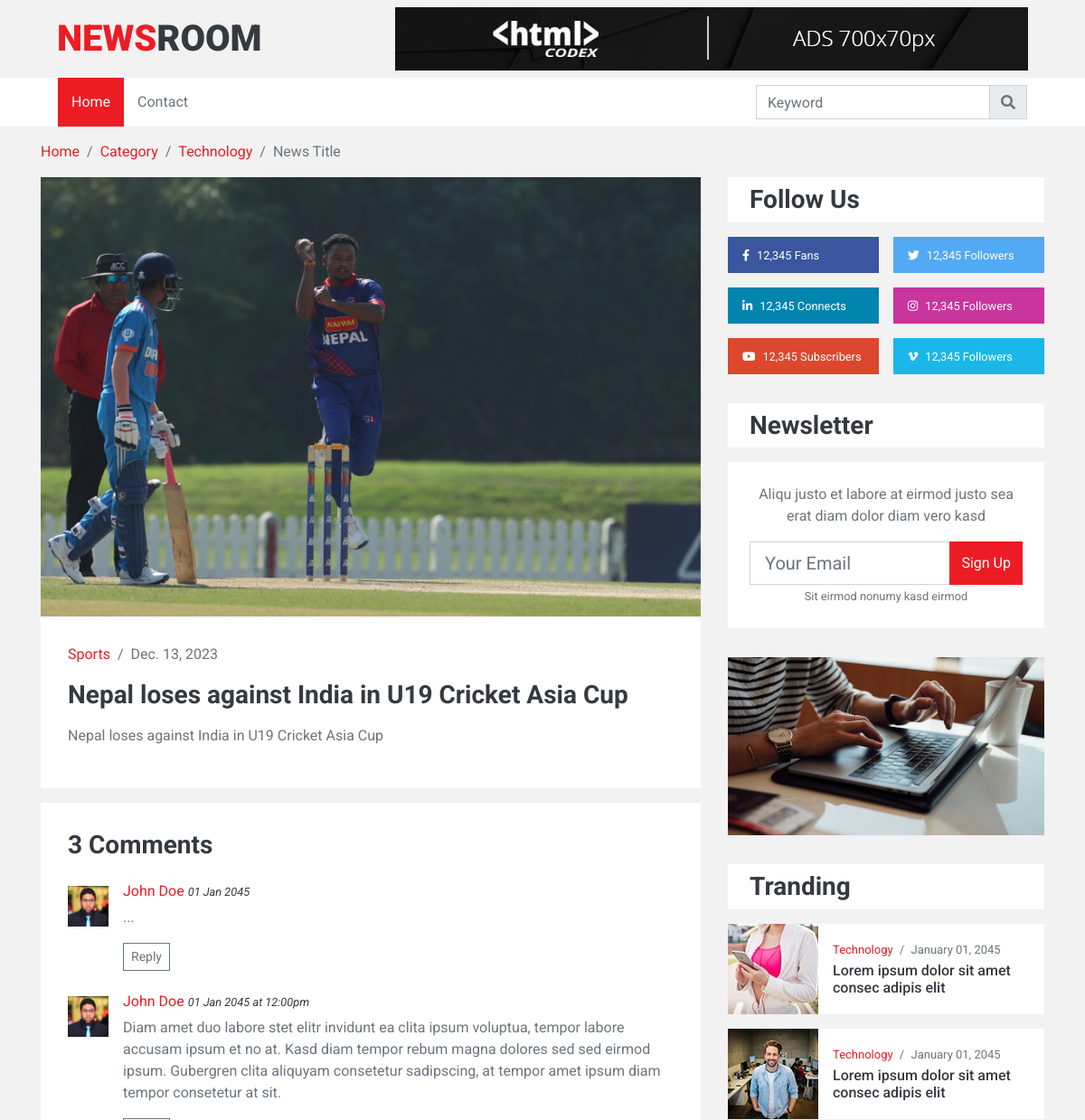
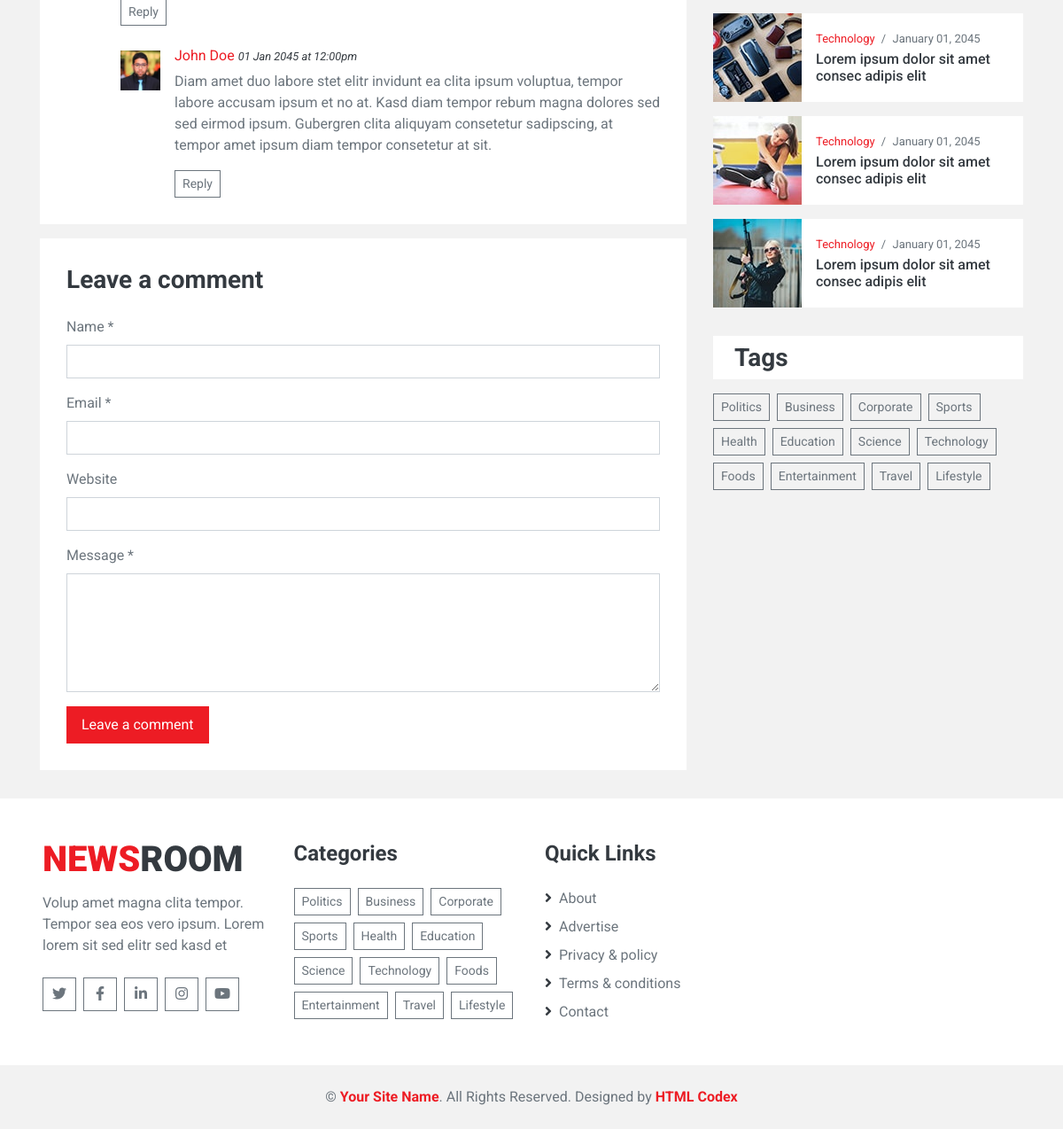
The app's page /single/Nepal-Cricket-India-U19 with its own data (2 pictures, top to bottom).
### home/models.py (models this page shows, shortened)
class News(models.Model):
    title = models.TextField()
    description = models.TextField()
    date = models.DateField()
    category = models.ForeignKey(Category,on_delete=models.CASCADE)
    slider = models.BooleanField(default=False)
    featured = models.BooleanField(default=False)
    popular = models.BooleanField(default=False)
    latest = models.BooleanField(default=False)
    slug = models.SlugField(max_length=500)
    image = models.ImageField(upload_to='media')

class Category(models.Model):
    name = models.CharField(max_length=200,unique=True)
    image = models.ImageField(upload_to='media')
    slug = models.CharField(max_length=500)
    def __str__(self):
        return self.name

### home/views.py (the view)
# urls.py: path('single/<slug>', single, name='single'),
def single(request, slug):
    views = {}
    views['single_news'] = News.objects.filter(slug=slug)
    return render(request,'single.html', views)

### templates/single.html (shortened to what this page needs)
{% extends 'base.html' %}
{% load static %}
{% block content %}
    <div class="container-fluid">
        <div class="container">
            <nav class="breadcrumb bg-transparent m-0 p-0">
                <a class="breadcrumb-item" href="#">Home</a>
                <a class="breadcrumb-item" href="#">Category</a>
                <a class="breadcrumb-item" href="#">Technology</a>
                <span class="breadcrumb-item active">News Title</span>
            </nav>
        </div>
    </div>
    <div class="container-fluid py-3">
        <div class="container">
            <div class="row">
                {% for single in single_news %}
                <div class="col-lg-8">
                    <div class="position-relative mb-3">
                        <img class="img-fluid w-100" src="{{single.image.url}}" style="object-fit: cover;">
                        <div class="overlay position-relative bg-light">
                            <div class="mb-3">
                                <a href="">{{single.category}}</a>
                                <span class="px-1">/</span>
                                <span>{{single.date}}</span>
                            </div>
                            <div>
                                <h3 class="mb-3">{{single.title}}</h3>
                                <p>{{single.description}}</p>
                            </div>
                        </div>
                    </div>
                    <div class="bg-light mb-3" style="padding: 30px;">
                        <h3 class="mb-4">3 Comments</h3>
                        <div class="media mb-4">
                            <img src="img/user.jpg" alt="Image" class="img-fluid mr-3 mt-1" style="width: 45px;">
                            <div class="media-body">
                                <h6><a href="">John Doe</a> <small><i>01 Jan 2045</i></small></h6>
                                <p>...</p>
                                <button class="btn btn-sm btn-outline-secondary">Reply</button>
                            </div>
                        </div>
                        <div class="media">
                            <img src="img/user.jpg" alt="Image" class="img-fluid mr-3 mt-1" style="width: 45px;">
                            <div class="media-body">
                                <h6><a href="">John Doe</a> <small><i>01 Jan 2045 at 12:00pm</i></small></h6>
                                <p>Diam amet duo labore stet elitr invidunt ea clita ipsum voluptua, tempor labore
                                    accusam ipsum et no at. Kasd diam tempor rebum magna dolores sed sed eirmod ipsum.
                                    Gubergren clita aliquyam consetetur sadipscing, at tempor amet ipsum diam tempor
                                    consetetur at sit.</p>
                                <button class="btn btn-sm btn-outline-secondary">Reply</button>
                                <div class="media mt-4">
                                    <img src="img/user.jpg" alt="Image" class="img-fluid mr-3 mt-1"
                                        style="width: 45px;">
                                    <div class="media-body">
                                        <h6><a href="">John Doe</a> <small><i>01 Jan 2045 at 12:00pm</i></small></h6>
                                        <p>Diam amet duo labore stet elitr invidunt ea clita ipsum voluptua, tempor
                                            labore accusam ipsum et no at. Kasd diam tempor rebum magna dolores sed sed
                                            eirmod ipsum. Gubergren clita aliquyam consetetur sadipscing, at tempor amet
                                            ipsum diam tempor consetetur at sit.</p>
                                        <button class="btn btn-sm btn-outline-secondary">Reply</button>
                                    </div>
                                </div>
                            </div>
                        </div>
                    </div>
                    <div class="bg-light mb-3" style="padding: 30px;">
                        <h3 class="mb-4">Leave a comment</h3>
                        <form>
                            <div class="form-group">
                                <label for="name">Name *</label>
                                <input type="text" class="form-control" id="name">
                            </div>
                            <div class="form-group">
                                <label for="email">Email *</label>
                                <input type="email" class="form-control" id="email">
                            </div>
                            <div class="form-group">
                                <label for="website">Website</label>
                                <input type="url" class="form-control" id="website">
                            </div>
                            <div class="form-group">
                                <label for="message">Message *</label>
                                <textarea id="message" cols="30" rows="5" class="form-control"></textarea>
                            </div>
                            <div class="form-group mb-0">
                                <input type="submit" value="Leave a comment"
                                    class="btn btn-primary font-weight-semi-bold py-2 px-3">
                            </div>
                        </form>
                    </div>
                </div>
                {% endfor %}
                <div class="col-lg-4 pt-3 pt-lg-0">
                    <div class="pb-3">
                        <div class="bg-light py-2 px-4 mb-3">
                            <h3 class="m-0">Follow Us</h3>
                        </div>
                        <div class="d-flex mb-3">
                            <a href="" class="d-block w-50 py-2 px-3 text-white text-decoration-none mr-2" style="background: #39569E;">
                                <small class="fab fa-facebook-f mr-2"></small><small>12,345 Fans</small>
                            </a>
                            <a href="" class="d-block w-50 py-2 px-3 text-white text-decoration-none ml-2" style="background: #52AAF4;">
                                <small class="fab fa-twitter mr-2"></small><small>12,345 Followers</small>
                            </a>
                        </div>
                        <div class="d-flex mb-3">
                            <a href="" class="d-block w-50 py-2 px-3 text-white text-decoration-none mr-2" style="background: #0185AE;">
                                <small class="fab fa-linkedin-in mr-2"></small><small>12,345 Connects</small>
                            </a>
                            <a href="" class="d-block w-50 py-2 px-3 text-white text-decoration-none ml-2" style="background: #C8359D;">
                                <small class="fab fa-instagram mr-2"></small><small>12,345 Followers</small>
                            </a>
                        </div>
                        <div class="d-flex mb-3">
                            <a href="" class="d-block w-50 py-2 px-3 text-white text-decoration-none mr-2" style="background: #DC472E;">
                                <small class="fab fa-youtube mr-2"></small><small>12,345 Subscribers</small>
                            </a>
                            <a href="" class="d-block w-50 py-2 px-3 text-white text-decoration-none ml-2" style="background: #1AB7EA;">
                                <small class="fab fa-vimeo-v mr-2"></small><small>12,345 Followers</small>
                            </a>
                        </div>
                    </div>
                    <div class="pb-3">
                        <div class="bg-light py-2 px-4 mb-3">
                            <h3 class="m-0">Newsletter</h3>
                        </div>
                        <div class="bg-light text-center p-4 mb-3">
                            <p>Aliqu justo et labore at eirmod justo sea erat diam dolor diam vero kasd</p>
                            <div class="input-group" style="width: 100%;">
                                <input type="text" class="form-control form-control-lg" placeholder="Your Email">
                                <div class="input-group-append">
                                    <button class="btn btn-primary">Sign Up</button>
                                </div>
                            </div>
                            <small>Sit eirmod nonumy kasd eirmod</small>
                        </div>
                    </div>
                    <div class="mb-3 pb-3">
                        <a href=""><img class="img-fluid" src="img/news-500x280-4.jpg" alt=""></a>
                    </div>
                    <div class="pb-3">
                        <div class="bg-light py-2 px-4 mb-3">
                            <h3 class="m-0">Tranding</h3>
                        </div>
                        <div class="d-flex mb-3">
                            <img src="img/news-100x100-1.jpg" style="width: 100px; height: 100px; object-fit: cover;">
                            <div class="w-100 d-flex flex-column justify-content-center bg-light px-3" style="height: 100px;">
                                <div class="mb-1" style="font-size: 13px;">
                                    <a href="">Technology</a>
                                    <span class="px-1">/</span>
                                    <span>January 01, 2045</span>
                                </div>
                                <a class="h6 m-0" href="">Lorem ipsum dolor sit amet consec adipis elit</a>
                            </div>
                        </div>
                        <div class="d-flex mb-3">
                            <img src="img/news-100x100-2.jpg" style="width: 100px; height: 100px; object-fit: cover;">
                            <div class="w-100 d-flex flex-column justify-content-center bg-light px-3" style="height: 100px;">
                                <div class="mb-1" style="font-size: 13px;">
                                    <a href="">Technology</a>
                                    <span class="px-1">/</span>
                                    <span>January 01, 2045</span>
                                </div>
                                <a class="h6 m-0" href="">Lorem ipsum dolor sit amet consec adipis elit</a>
                            </div>
                        </div>
                        <div class="d-flex mb-3">
                            <img src="img/news-100x100-3.jpg" style="width: 100px; height: 100px; object-fit: cover;">
                            <div class="w-100 d-flex flex-column justify-content-center bg-light px-3" style="height: 100px;">
                                <div class="mb-1" style="font-size: 13px;">
                                    <a href="">Technology</a>
                                    <span class="px-1">/</span>
                                    <span>January 01, 2045</span>
                                </div>
                                <a class="h6 m-0" href="">Lorem ipsum dolor sit amet consec adipis elit</a>
                            </div>
                        </div>
                        <div class="d-flex mb-3">
                            <img src="img/news-100x100-4.jpg" style="width: 100px; height: 100px; object-fit: cover;">
                            <div class="w-100 d-flex flex-column justify-content-center bg-light px-3" style="height: 100px;">
                                <div class="mb-1" style="font-size: 13px;">
                                    <a href="">Technology</a>
                                    <span class="px-1">/</span>
                                    <span>January 01, 2045</span>
                                </div>
                                <a class="h6 m-0" href="">Lorem ipsum dolor sit amet consec adipis elit</a>
                            </div>
                        </div>
                        <div class="d-flex mb-3">
                            <img src="img/news-100x100-5.jpg" style="width: 100px; height: 100px; object-fit: cover;">
                            <div class="w-100 d-flex flex-column justify-content-center bg-light px-3" style="height: 100px;">
                                <div class="mb-1" style="font-size: 13px;">
                                    <a href="">Technology</a>
                                    <span class="px-1">/</span>
                                    <span>January 01, 2045</span>
                                </div>
                                <a class="h6 m-0" href="">Lorem ipsum dolor sit amet consec adipis elit</a>
                            </div>
                        </div>
                    </div>
                    <div class="pb-3">
                        <div class="bg-light py-2 px-4 mb-3">
                            <h3 class="m-0">Tags</h3>
                        </div>
                        <div class="d-flex flex-wrap m-n1">
                            <a href="" class="btn btn-sm btn-outline-secondary m-1">Politics</a>
                            <a href="" class="btn btn-sm btn-outline-secondary m-1">Business</a>
                            <a href="" class="btn btn-sm btn-outline-secondary m-1">Corporate</a>
                            <a href="" class="btn btn-sm btn-outline-secondary m-1">Sports</a>
                            <a href="" class="btn btn-sm btn-outline-secondary m-1">Health</a>
                            <a href="" class="btn btn-sm btn-outline-secondary m-1">Education</a>
                            <a href="" class="btn btn-sm btn-outline-secondary m-1">Science</a>
                            <a href="" class="btn btn-sm btn-outline-secondary m-1">Technology</a>
                            <a href="" class="btn btn-sm btn-outline-secondary m-1">Foods</a>
                            <a href="" class="btn btn-sm btn-outline-secondary m-1">Entertainment</a>
                            <a href="" class="btn btn-sm btn-outline-secondary m-1">Travel</a>
                            <a href="" class="btn btn-sm btn-outline-secondary m-1">Lifestyle</a>
                        </div>
                    </div>
                </div>
            </div>
        </div>
    </div>
{% endblock %}

### records on screen
News: image (picture), category "Sports", date "Dec. 13, 2023", title "Nepal loses against India in U19 Cricket Asia Cup", description "Nepal loses against India in U19 Cricket Asia Cup"
